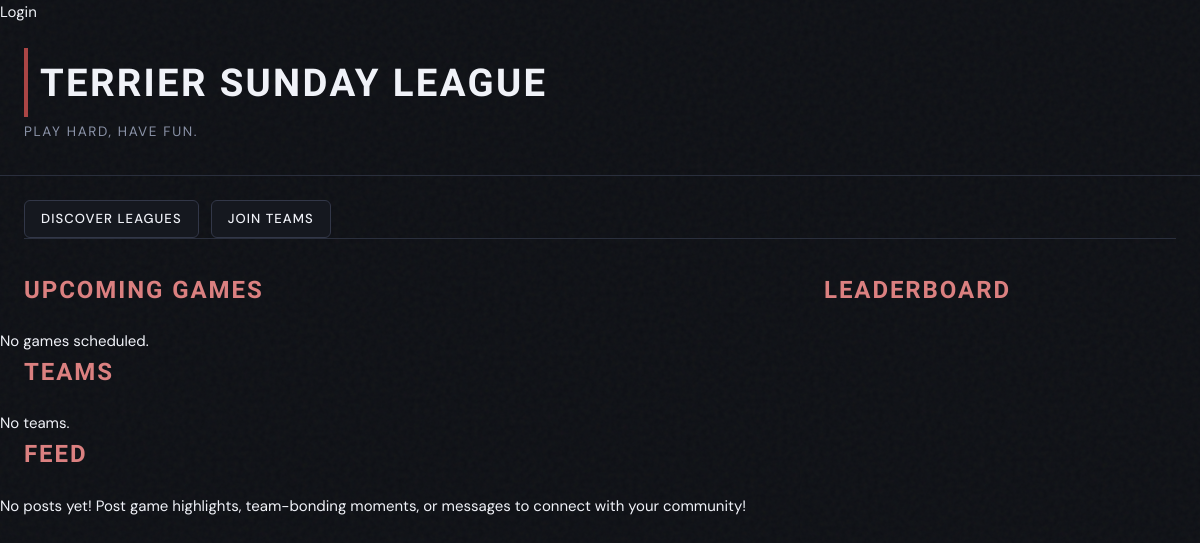
The page /sundayleague/league/3 on the database as committed earlier.
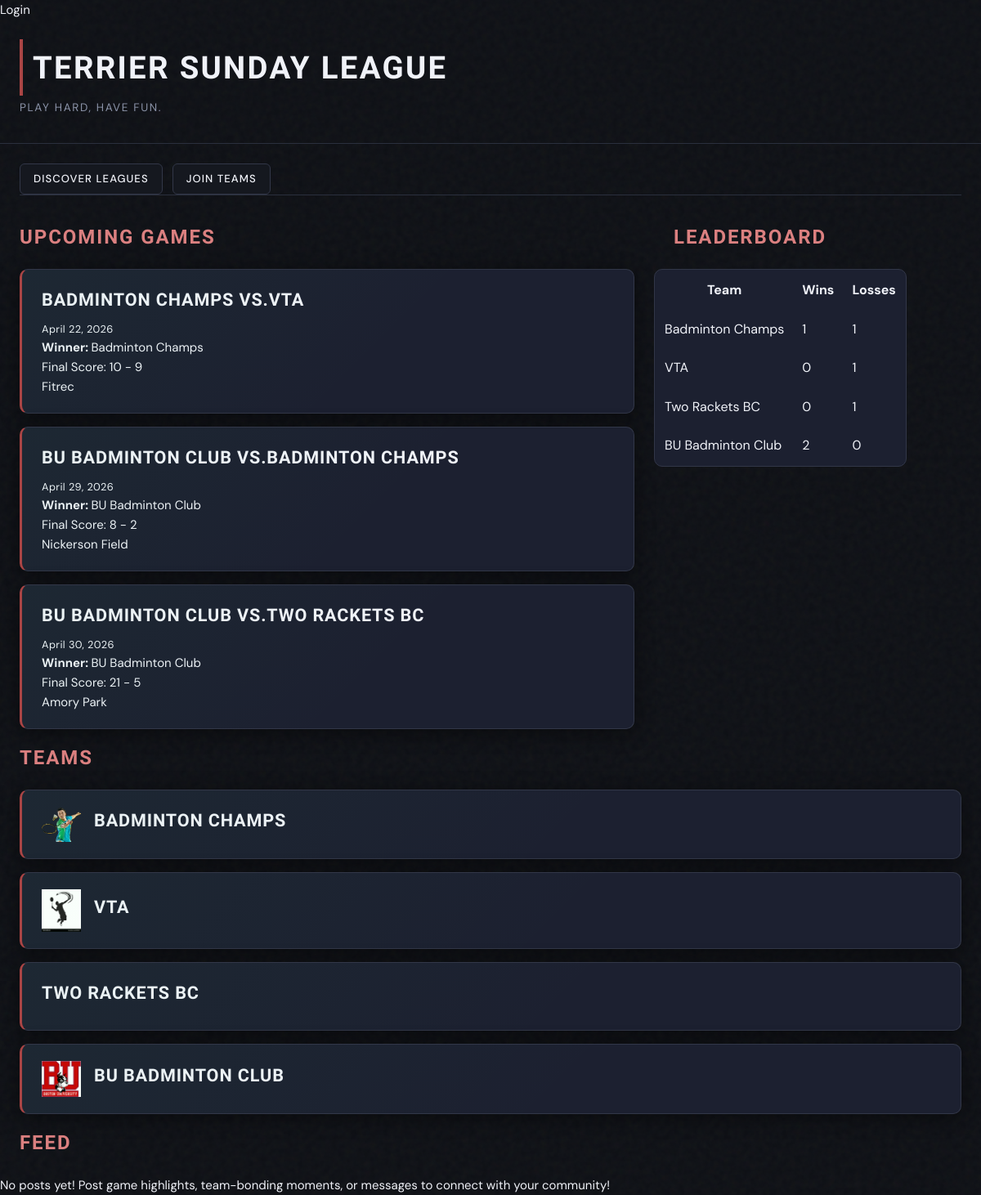
The same page on the database as committed later.
### SundayLeague/models.py (models this page shows, shortened)
class Game(models.Model):
  league = models.ForeignKey(League, on_delete=models.CASCADE)
  time = models.DateField()
  team1 = models.ForeignKey(Team, on_delete=models.CASCADE, related_name='team_1')
  team2 = models.ForeignKey(Team, on_delete=models.CASCADE, related_name='team_2')
  winner = models.ForeignKey(Team, on_delete=models.CASCADE, related_name='winner', blank=True, null=True)
  final_score = models.TextField(blank=True)
  location = models.TextField(blank=False, default='')

class Team(models.Model):
  team_admin = models.ForeignKey(User, on_delete=models.CASCADE) # Controls team settings and can add new members
  name = models.TextField()
  league = models.ForeignKey(League, on_delete=models.CASCADE)
  picture = models.ImageField(default=None, blank=True, null=True)
  def getImageUrl(self):
    if self.picture:
      return self.picture.url
    else:
      return ''

### SundayLeague/views.py (the view)
# urls.py: path('league/<int:pk>', DetailLeague.as_view(), name='detail_league'),
class DetailLeague(DetailView):
  model=League
  template_name='SundayLeague/detail_league.html'
  context_object_name='league'
  """Insert some logic:
  -Filter games in the league. Ordering by closest start date first
  -Get all teams in this league
  -Filter which team has the most wins right now. Which has the most losses
  -Get all league posts
  """
  def get_context_data(self, **kwargs):
    league = League.objects.get(pk=self.kwargs['pk'])
    context = {
        "league": league,
        "games": league.getGames(),
        "teams": league.getTeams(),
        "leaderboard": league.getLeaderboard(),
        "posts": league.getPosts(),
    }
    return context

### SundayLeague/models.py (called while the page is built)
  def getGames(self):
    games = Game.objects.filter(league=self).order_by('time')
    return games

  def getTeams(self):
    teams = Team.objects.filter(league=self)
    return teams

  def getLeaderboard(self):
    teams = self.getTeams()
    wins = {}
    losses = {}
    for team in teams:
        wins[team.name] = 0
        losses[team.name] = 0
    games = self.getGames()
    for game in games:
        if game.winner is not None:
            if game.team1 != game.winner:
                losses[game.team1.name] += 1
                wins[game.team2.name] += 1
            else:
                losses[game.team2.name] += 1
                wins[game.team1.name] += 1
    return [
      {
          "team": team.name,
          "wins": wins[team.name],
          "losses": losses[team.name],
          "pk": team.pk
      }
      for team in teams
    ]

  def getPosts(self):
    posts = LeaguePost.objects.filter(league=self)
    return posts

### SundayLeague/templates/SundayLeague/detail_league.html
{% extends 'SundayLeague/base.html' %}
{% block content %}
  <div class="two-container">
    <div class="two-thirds">
      <h2>Upcoming Games</h2>
        {% if games %}
          {% for game in games %}
            <div class="card">
              <div class="game-card-header">
                <p class="team-title">{{ game.team1.name }} vs. </p>
                <p class="team-title">   {{ game.team2.name }}</p>
              </div>
              <p class="dates">{{ game.time }}</p>
              {% if game.winner %}
                <p><strong>Winner: </strong>{{ game.winner.name }}</p>
              {% endif %}
              {% if game.final_score %}
                <p> Final Score: {{ game.final_score }}</p>
              {% else %}
                <p>Final Score: TBD</p>
              {% endif %}
              <p>{{ game.location }}</p>
            </div>
          {% endfor %}
        {% else %}
          <p>No games scheduled.</p>
        {% endif %}
    </div>
    <div class="one-third">
      <h2>Leaderboard</h2>
      {% if leaderboard %}
        <table>
          <tr>
            <th>Team</th>
            <th>Wins</th>
            <th>Losses</th>
          </tr>
          {% for row in leaderboard %}
            <tr>
                <td><a href="{% url 'detail_team' row.pk %}">{{ row.team }}</a></td>
                <td>{{ row.wins }}</td>
                <td>{{ row.losses }}</td>
            </tr>
          {% endfor %}
        </table>
      {% endif %}
    </div>
  </div>
  <h2>Teams</h2>
  {% if teams %}
    {% for team in teams %}
      <div class="card">
        <a href="{% url 'detail_team' team.pk %}">
          <div class="game-card-header">
            {% if team.picture %}
              <img src="{{team.getImageUrl}}" class="team-pfp">
            {% endif %}
            <p class="league-title">{{ team.name }}</p>
          </div>
        </a>
      </div>
    {% endfor %}
  {% else %}
    <p>No teams.</p>
  {% endif %}
  <h2>Feed</h2>
  {% if posts %}
    {% for post in posts %}
      <div class="post">
        <a class="post-header" href="{% url 'detail_profile' post.posting_user.slprofile.pk %}">{{post.posting_user}}</a>
        <hr>
        {% if post.image %}
          <img src="{{post.getImageUrl}}" class="post-image">
        {% endif %}
        <p class="post-message">{{post.message}}</p>
      </div>
    {% endfor %}
  {% else %}
    <p>No posts yet! Post game highlights, team-bonding moments, or messages to connect with your community!</p>
  {% endif %}
{% endblock %}

### SundayLeague/templates/SundayLeague/base.html (shortened to what this page needs)
{% load static %}
<!DOCTYPE html>
<html>
  <head>
    <link rel="stylesheet" href="{% static 'sundayleague.css' %}">
  </head>
  <html>
    {% if user.is_authenticated %}
      <p>Welcome, {{ user.username }}</p>
      <form method="POST" action="{% url 'logout' %}">
        {% csrf_token %}
        <input type="submit" value="Logout">
      </form>
    {% else %}
      <a href="{% url 'login' %}">Login</a>
    {% endif %}
    <h1>Terrier Sunday League</h1>
    <h4> Play hard, have fun. </h4>
     <div class="my-stuff">
      <a href="{% url 'list_leagues' %}">Discover Leagues</a>
      <a href="{% url 'list_teams' %}">Join teams</a>
    </div>
    <hr>
    {% block content %}
    {% endblock %}
  </html>
</html>

### static/sundayleague.css (style rules this page uses)
:root { --bg-base: #0d0f14; --bg-surface: #15181f; --bg-card: #1c2030; --border-subtle: #2a2f3d; --border-card: #323748; --accent-green: #AA4545; --accent-amber: #DB8080; --accent-sky: #3ab8f5; --text-primary: #f0f2f8; --text-secondary: #8b93a8; --text-secondary-light: #f0f2f8; --text-dim: #555d72; --card-shadow: 0 4px 24px rgba(0,0,0,0.45); --glow-green: 0 0 12px rgba(57,232,122,0.25); --glow-amber: 0 0 12px rgba(245,166,35,0.22); }
*, *::before, *::after { box-sizing: border-box; margin: 0; padding: 0; }
h1 { font-family: 'Barlow Condensed', sans-serif; font-size: 2.4rem; font-weight: 700; letter-spacing: 0.06em; text-transform: uppercase; color: var(--text-primary); border-left: 4px solid var(--accent-green); padding: 0.25rem 0 0.25rem 0.75rem; margin: 1.5rem 1.5rem 0.25rem; }
h4 { font-family: 'DM Sans', sans-serif; font-size: 0.85rem; font-weight: 400; color: var(--text-secondary); letter-spacing: 0.12em; text-transform: uppercase; margin: 0 1.5rem 1rem; }
hr { border: none; border-top: 1px solid var(--border-subtle); margin: 0 1.5rem 2rem; }
h2 { font-family: 'Barlow Condensed', sans-serif; font-size: 1.5rem; font-weight: 600; letter-spacing: 0.08em; text-transform: uppercase; color: var(--accent-amber); margin: 0 1.5rem 1.25rem; }
.card { background: var(--bg-card); border: 1px solid var(--border-card); border-radius: 10px; padding: 1.25rem 1.5rem; margin: 0 1.5rem 1rem; box-shadow: var(--card-shadow); cursor: pointer; position: relative; overflow: hidden; transition: transform 0.18s ease, box-shadow 0.18s ease, border-color 0.18s ease; border-left: 3px solid var(--accent-green); }
.card::before { content: ''; position: absolute; inset: 0; background: linear-gradient(135deg, rgba(57,232,122,0.04) 0%, transparent 60%); pointer-events: none; }
.game-card-header { display: flex; flex-direction: row; align-items: center; }
.league-title { font-family: 'Barlow Condensed', sans-serif; font-size: 1.35rem; font-weight: 700; letter-spacing: 0.04em; text-transform: uppercase; color: var(--text-primary); margin-bottom: 0.5rem; }
.team-title { font-family: 'Barlow Condensed', sans-serif; font-size: 1.35rem; font-weight: 700; letter-spacing: 0.04em; text-transform: uppercase; color: var(--text-primary); margin-bottom: 0.5rem; }
.team-pfp { width: 3rem; height: auto; margin-right: 1rem; }
.dates { font-size: 0.8rem; color: var(--text-secondary-bright); letter-spacing: 0.03em; }
.my-stuff { display: flex; gap: 0.75rem; flex-wrap: wrap; padding: 1.5rem 1.5rem 0; border-top: 1px solid var(--border-subtle); margin-top: 2rem; }
.my-stuff a { font-family: 'DM Sans', sans-serif; font-size: 0.82rem; font-weight: 500; letter-spacing: 0.08em; text-transform: uppercase; color: var(--text-secondary); text-decoration: none; padding: 0.45rem 1rem; border: 1px solid var(--border-card); border-radius: 6px; background: var(--bg-surface); transition: color 0.15s ease, border-color 0.15s ease, background 0.15s ease; }
.two-container { display: flex; flex-direction: row; }
.two-thirds { flex:2 }
.one-third { flex:1; font-size: 1rem; }
table { background: var(--bg-card); border: 1px solid var(--border-card); border-radius: 10px; }
th, td { padding: 10px; }
a:link { text-decoration: none; color: var(--text-secondary-bright);; }

Rows that differ between the two databases and show on the page:
added Game: team1.name "BADMINTON CHAMPS", team2.name "VTA", time "April 22, 2026", winner.name "Badminton Champs", final_score "10 - 9", location "Fitrec"
added Game: team1.name "BU BADMINTON CLUB", team2.name "BADMINTON CHAMPS", time "April 29, 2026", winner.name "BU Badminton Club", final_score "8 - 2", location "Nickerson Field"
added Game: team1.name "BU BADMINTON CLUB", team2.name "TWO RACKETS BC", time "April 30, 2026", winner.name "BU Badminton Club", final_score "21 - 5", location "Amory Park"
added Team: team "Badminton Champs", getImageUrl (picture), name "BADMINTON CHAMPS"
added Team: team "VTA", getImageUrl (picture), name "VTA"
added Team: team "Two Rackets BC", name "TWO RACKETS BC"
added Team: team "BU Badminton Club", getImageUrl (picture), name "BU BADMINTON CLUB"
Other text that changed with them:
text no longer shown: "No games scheduled. No teams."
text now shown: "Team Wins Losses"
new list line: "1 1"
new list line: "0 1"
new list line: "2 0"
